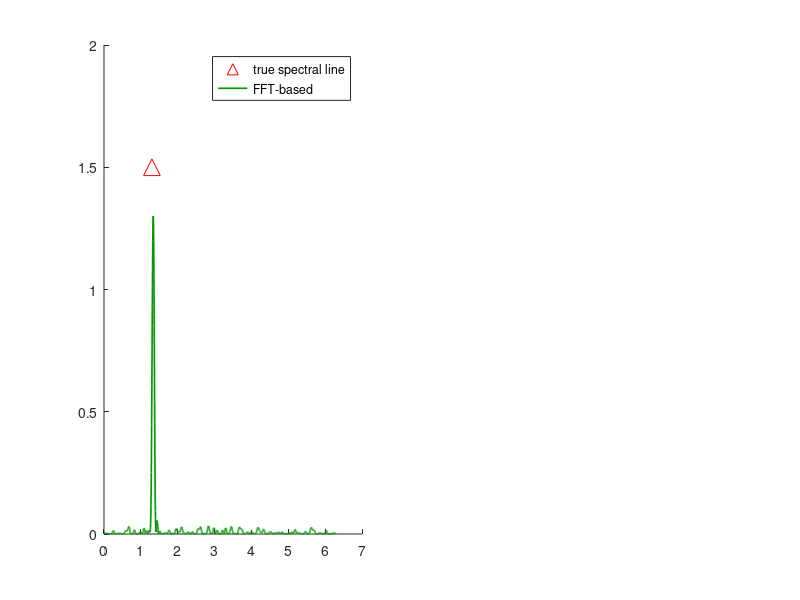

The MATLAB script that drew this image: (Note: this script raises an error after producing the figure.)
%% demo: compares fft-based estimation with high resolution
%               1) spectral envelopes, 
%               2) subspace methods, and
%               3) maximum entropy
%
% the term "high resolution" refers to a "tuned-analog" of
% modern nonlinear methods (Capon, subspace, ME) where the
% covariance information used consists of the state-covariance
% of suitably selected "bandpass-like" input-to-state filter


%% SIGNAL = sinusoids + noise
%  Setting up the signal parameters and time history
      N=100;
      mag0=1.8;mag1=1.5; o1=1.3; mag2=2; o2=1.35;
      t=0:N-1; t=t(:);
      y=mag0*randn(N,1)+mag1*exp(1i*(o1*t+2*pi*rand))+mag2*exp(1i*(o2*t+2*pi*rand));
%% plotting the fft-based spectra
NN=2048; th=linspace(0,2*pi,NN);
Y =abs(fft(y,NN))/sqrt(N);
Y =Y.^2;
Y = Y/max(Y)*1.3;
figure(1);
subplot(1,2,1),hold on
                plot(o1, mag1, 'r^','MarkerSize',12);
                plot(th,Y,'Color',[0,0.6,0],'LineWidth',1.2),
                legend('true spectral line', 'FFT-based');
                arrow([o1 o2],[mag1,mag2],12);
                set(gca,'xlim',[0 2*pi]);
                set(gca,'ylim',[0 2.5]);              
                set(gca,'YTick',[]);
                XLabel('frequency','FontSize',14);

subplot(1,2,2),hold on
               plot(o1, mag1, 'r^','MarkerSize',12);
               plot(th,Y,'Color',[0,0.6,0],'LineWidth',1.2),
               legend('true spectral line', 'FFT-based');
               arrow([o1 o2],[mag1,mag2],12);
               axis([1.2 1.5 0 2.5]);
               set(gca,'YTick',[]);
               XLabel('frequency','FontSize',14);


%% setting up filter parameters and the svd of the input-to-state response
thetamid=1.325; 
[A,B]=cjordan(5,0.88*exp(thetamid*1i));
sv=Rsigma(A,B,th);
figure(2);
plot(th(:),sv(:),'r','LineWidth',1.3); hold on;
[svmax, maxind]=max(sv);
sv3db=svmax*sqrt(2)/2; % -3db value
[vmin, th_min_ind]=min(abs(sv(1:maxind)-sv3db));
thmin=th(th_min_ind);
[vmax, th_max_ind]=min(abs(sv(maxind+1:end)-sv3db));
th_max_ind=th_max_ind+maxind;
thmax=th(th_max_ind);
plot([thmin thmin], [0 sv3db],'k','LineWidth',1.3);
plot([thmax thmax], [0 sv3db],'k','LineWidth',1.3);

for v=0:.4:sv3db
    h1 = thmin;
    h2 = thmax;
    if(v<h1)
        plot([h1-v h1],[0 v],'Color',[.5,.5,.5]);
    else
        plot([0 h1],[v-h1 v],'Color',[.5,.5,.5]);
    end
    if(v+h2<2*pi)
        plot([h2 h2+v],[v 0],'Color',[.5,.5,.5]);
    else
        plot([h2 2*pi],[v v+h2-2*pi],'Color',[.5,.5,.5]);
    end
end
axis([0 2*pi 0 svmax+1])
set(gca,'YTick',[]);
xlabel('$\|G(e^{i\theta})\|$ v.s. $\theta$', 'Interpreter', 'Latex','FontSize', 16);




%% obtaining state statistics
R=dlsim_complex(A,B,y');
%% maximum entropy
figure(3);
spectrum=me(R,A,B,th);
me_burg = pburg(y,5,th);
me_burg = me_burg/max(me_burg)*1.2;
spectrum=spectrum/max(spectrum)*1.2;
subplot(1,2,1),hold on
                plot(o1, mag1, 'r^','MarkerSize',12);
                plot(th, spectrum,'b','LineWidth',1.2);
                plot(th, me_burg,'Color',[0,0.6,0],'LineWidth',1.2);
                legend('true spectral line', 'maximum entropy spectrum', 'Burg method');
                arrow([o1 o2],[mag1,mag2],12);
                set(gca,'xlim',[0 2*pi]);
                set(gca,'ylim',[0 2.5]);
                k=15;
                windowspec=max(spectrum)/2;
                plot([thmin thmin], [0 windowspec],'k','LineWidth',1.3);
                plot([thmax thmax], [0 windowspec],'k','LineWidth',1.3);
                for v=0:windowspec/10:windowspec
                    h1 = thmin;
                    h2 = thmax;
                    if(k*v<h1)
                        plot([h1-k*v h1],[0 v],'Color',[.5,.5,.5]);
                    else
                        plot([0 h1],[v-h1/k v],'Color',[.5,.5,.5]);
                    end
                    if(k*v+h2<2*pi)
                        plot([h2 h2+k*v],[v 0],'Color',[.5,.5,.5]);
                    else
                        plot([h2 2*pi],[v v-(-h2+2*pi)/k],'Color',[.5,.5,.5]);
                    end
                end
                
                set(gca,'YTick',[]);
                XLabel('frequency','FontSize',14);
                

subplot(1,2,2),hold on
                plot(o1, mag1, 'r^','MarkerSize',12);
                plot(th,spectrum,'b','LineWidth',1.2);
                plot(th, me_burg,'Color',[0,0.6,0],'LineWidth',1.2);
                legend('true spectral line', 'maximum entropy spectrum', 'Burg method');
                arrow([o1 o2],[mag1,mag2],12);
                axis([thmin thmax 0 3]);
                set(gca,'YTick',[]);
                XLabel('frequency','FontSize',14);
  
              
%% subspace method
figure(4);
[omegas,residues]=sm(R,A,B,2);
Ac=compan(eye(1,6));
Bc=eye(5,1);
That=dlsim_complex(Ac,Bc,y');
[w_esprit,r_esprit]=sm(That,Ac,Bc,2);
residues=residues*1.6;
r_esprit=r_esprit*.65;
subplot(1,2,1),hold on
               plot(o1, mag1, 'r^','MarkerSize',12);
               plot(omegas(1), residues(1), 'b^','MarkerSize',12);
               plot(w_esprit(1), r_esprit(1),'^','Color',[0,0.6,0],'MarkerSize',12);
               legend('true spectral line', 'subspace method spectral line', 'ESPRIT spectral line');
               arrow([o1 o2],[mag1 mag2],12);
               arrowb(omegas,residues,12);
               arrowg(w_esprit,r_esprit,12);               
                k=15;
                windowspec=max(spectrum)/2;
                plot([thmin thmin], [0 windowspec],'k','LineWidth',1.3);
                plot([thmax thmax], [0 windowspec],'k','LineWidth',1.3);
                for v=0:windowspec/10:windowspec
                    h1 = thmin;
                    h2 = thmax;
                    if(k*v<h1)
                        plot([h1-k*v h1],[0 v],'Color',[.5,.5,.5]);
                    else
                        plot([0 h1],[v-h1/k v],'Color',[.5,.5,.5]);
                    end
                    if(k*v+h2<2*pi)
                        plot([h2 h2+k*v],[v 0],'Color',[.5,.5,.5]);
                    else
                        plot([h2 2*pi],[v v-(-h2+2*pi)/k],'Color',[.5,.5,.5]);
                    end
                end
               set(gca,'xlim',[0 2*pi]);
               set(gca,'ylim',[0 2.5]),
               set(gca,'YTick',[]);
               XLabel('frequency','FontSize',14);

subplot(1,2,2),hold on
               plot(o1, mag1, 'r^','MarkerSize',12);
               plot(omegas(1), residues(1), 'b^','MarkerSize',12);
               plot(w_esprit(2), r_esprit(2),'^','Color',[0,0.6,0],'MarkerSize',12);
               legend('true spectral line', 'subspace method spectral line','ESPRIT spectral line');
               arrow([o1 o2],[mag1 mag2],12);
               arrowb(omegas,residues,12);
               arrowg(w_esprit,r_esprit,12);
               axis([thmin thmax 0 3]);
               set(gca,'YTick',[]);
               XLabel('frequency','FontSize',14);
 %% spectral evelop% sqrtrho=envlp(P,Ah,bh,th,.2);
figure(5);
rhohalf=envlp(R,A,B,th);
rho = rhohalf.^2;
subplot(1,2,1),hold on
               plot(o1, mag1, 'r^','MarkerSize',12);
               plot(th,rho,'b','LineWidth',1.2),
               legend('true spectral line', 'spectral envelop');
               arrow([o1 o2],[mag1 mag2],12);
               k=1;
                windowspec=max(rho);
                plot([thmin thmin], [0 windowspec],'k','LineWidth',1.3);
                plot([thmax thmax], [0 windowspec],'k','LineWidth',1.3);
                for v=0:windowspec/20:windowspec
                    h1 = thmin;
                    h2 = thmax;
                    if(k*v<h1)
                        plot([h1-k*v h1],[0 v],'Color',[.5,.5,.5]);
                    else
                        plot([0 h1],[v-h1/k v],'Color',[.5,.5,.5]);
                    end
                    if(k*v+h2<2*pi)
                        plot([h2 h2+k*v],[v 0],'Color',[.5,.5,.5]);
                    else
                        plot([h2 2*pi],[v v-(-h2+2*pi)/k],'Color',[.5,.5,.5]);
                    end
                end
               set(gca,'xlim',[0 2*pi]),
               set(gca,'ylim',[0 max(rho)+10]),
               set(gca,'YTick',[]);
               XLabel('frequency','FontSize',14);
subplot(1,2,2),hold on
               plot(o1, mag1, 'r^','MarkerSize',12);
               plot(th,rho,'b','LineWidth',1.2),
               legend('true spectral line', 'spectral envelop');
               arrow([o1 o2],[mag1 mag2],12);
               axis([thmin thmax 0 3]);
               set(gca,'YTick',[]);
               XLabel('frequency','FontSize',14);
%% moving average decomposition
T=ToepProj(That);
[Ts, Tma]=MA_decomp(T,1);
r_ma=[fliplr(Tma(1,:)) Tma(1,2:end)];
p_ma=abs(fft(r_ma,length(th)));
[w_s,r_s]=sm(Ts,Ac,Bc,rank(Ts,0.001));
figure(6);clf

subplot(1,2,1),hold on
               plot(o1, mag1, 'r^','MarkerSize',12);
               plot(w_s(1), r_s(1), 'b^','MarkerSize',12);
               plot(th,p_ma,'Color',[0,0.6,0],'LineWidth',1.2);
               legend('true spectral line', 'estimated spectral line', 'MA spectrum');
               arrow([o1 o2], [mag1 mag2],12);
               arrowb(w_s,r_s,12);
               k=15;
               windowspec=max(spectrum)/2;
               plot([thmin thmin], [0 windowspec],'k','LineWidth',1.3);
               plot([thmax thmax], [0 windowspec],'k','LineWidth',1.3);
               for v=0:windowspec/10:windowspec
                    h1 = thmin;
                    h2 = thmax;
                    if(k*v<h1)
                        plot([h1-k*v h1],[0 v],'Color',[.5,.5,.5]);
                    else
                        plot([0 h1],[v-h1/k v],'Color',[.5,.5,.5]);
                    end
                    if(k*v+h2<2*pi)
                        plot([h2 h2+k*v],[v 0],'Color',[.5,.5,.5]);
                    else
                        plot([h2 2*pi],[v v-(-h2+2*pi)/k],'Color',[.5,.5,.5]);
                    end
                end
               set(gca,'xlim',[0 2*pi]);
               set(gca,'ylim',[0 5]),
               set(gca,'YTick',[]);
               XLabel('frequency','FontSize',14);

subplot(1,2,2),hold on
               plot(o1, mag1, 'r^','MarkerSize',12);
               plot(w_s(1), r_s(1), 'b^','MarkerSize',12);
               legend('true spectral line', 'estimated spectral line');
               arrow([o1 o2], [mag1 mag2],12);
               arrowb(w_s,r_s,12);
               axis([thmin thmax 0 3]);
               set(gca,'YTick',[]);
               XLabel('frequency','FontSize',14);
